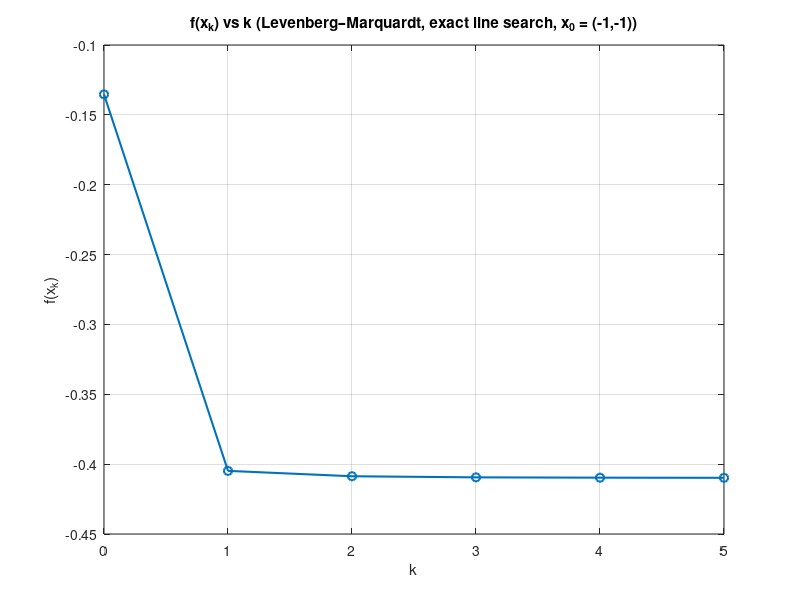

Here is the MATLAB script that generated this plot:
%% Levenberg–Marquardt με exact line search
% f(x,y) = x^3 * exp(-x^2 - y^4), x0 = (-1,-1)

clear; clc;

% Αντικειμενική συνάρτηση
f = @(x) x(1).^3 .* exp(-x(1).^2 - x(2).^4);

% Κλίση
gradf = @(x) [ ...
    x(1).^2 .* (3 - 2*x(1).^2) .* exp(-x(1).^2 - x(2).^4); ...
   -4*x(1).^3 .* x(2).^3 .* exp(-x(1).^2 - x(2).^4)       ];

% Hessian
Hessf = @(x) [ ...
    (4*x(1).^5 - 14*x(1).^3 + 6*x(1)) .* exp(-x(1).^2 - x(2).^4), ...
    (8*x(1).^4 .* x(2).^3 - 12*x(1).^2 .* x(2).^3) .* exp(-x(1).^2 - x(2).^4); ...
    (8*x(1).^4 .* x(2).^3 - 12*x(1).^2 .* x(2).^3) .* exp(-x(1).^2 - x(2).^4), ...
    (16*x(1).^3 .* x(2).^6 - 12*x(1).^3 .* x(2).^2) .* exp(-x(1).^2 - x(2).^4) ];

% Παράμετροι μεθόδου
mu      = 1.0;     % σταθερή παράμετρος Levenberg–Marquardt
maxIter = 5;
tol_g   = 1e-6;

% Αρχικό σημείο
xk = [-1; -1];

% Αποθήκευση f(x_k)
f_values = f(xk);   % f(x_0)

for k = 1:maxIter
    g = gradf(xk);

    % Έλεγχος σύγκλισης με βάση την κλίση
    if norm(g) < tol_g
        fprintf('Σύγκλιση στο k = %d, x* = [%g  %g]^T, f* = %g\n', ...
                k-1, xk(1), xk(2), f(xk));
        break;
    end

    % Πίνακας Levenberg–Marquardt
    H  = Hessf(xk);
    Bk = H + mu * eye(2);   % τροποποιημένη Hessian (θετικά ορισμένη)

    % Διεύθυνση d_k
    dk = -Bk \ g;

    % Exact line search: ελαχιστοποίηση f(xk + gamma * dk) ως προς gamma >= 0
    phi = @(gamma) f(xk + gamma * dk);   % μονοδιάστατη συνάρτηση
    % Διάστημα αναζήτησης για gamma (π.χ. [0, 5])
    [gamma_k, f_line_min] = fminbnd(phi, 0, 5);

    % Ενημέρωση σημείου
    xk = xk + gamma_k * dk;

    % Αποθήκευση f(x_k)
    f_values(end+1,1) = f(xk);
end

% Δείκτης επαναλήψεων
k_vec = 0:length(f_values)-1;

% Γράφημα f(x_k) ως προς k
figure;
plot(k_vec, f_values, 'o-', 'LineWidth', 1.5);
grid on;
xlabel('k');
ylabel('f(x_k)');
title('f(x_k) vs k (Levenberg–Marquardt, exact line search, x_0 = (-1,-1))');
